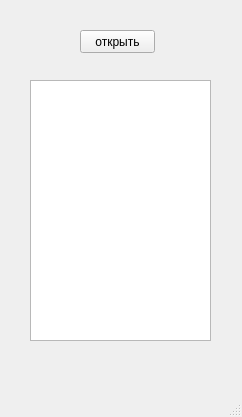
<?xml version="1.0" encoding="UTF-8"?>
<ui version="4.0">
 <class>MainWindow</class>
 <widget class="QMainWindow" name="MainWindow">
  <property name="geometry">
   <rect>
    <x>0</x>
    <y>0</y>
    <width>242</width>
    <height>417</height>
   </rect>
  </property>
  <property name="windowTitle">
   <string>MainWindow</string>
  </property>
  <widget class="QWidget" name="centralwidget">
   <widget class="QPushButton" name="pushButton">
    <property name="geometry">
     <rect>
      <x>80</x>
      <y>30</y>
      <width>75</width>
      <height>23</height>
     </rect>
    </property>
    <property name="text">
     <string>открыть</string>
    </property>
   </widget>
   <widget class="QTextEdit" name="textEdit">
    <property name="geometry">
     <rect>
      <x>30</x>
      <y>80</y>
      <width>181</width>
      <height>261</height>
     </rect>
    </property>
   </widget>
  </widget>
  <widget class="QMenuBar" name="menubar">
   <property name="geometry">
    <rect>
     <x>0</x>
     <y>0</y>
     <width>242</width>
     <height>21</height>
    </rect>
   </property>
  </widget>
  <widget class="QStatusBar" name="statusbar"/>
 </widget>
 <resources/>
 <connections/>
</ui>
